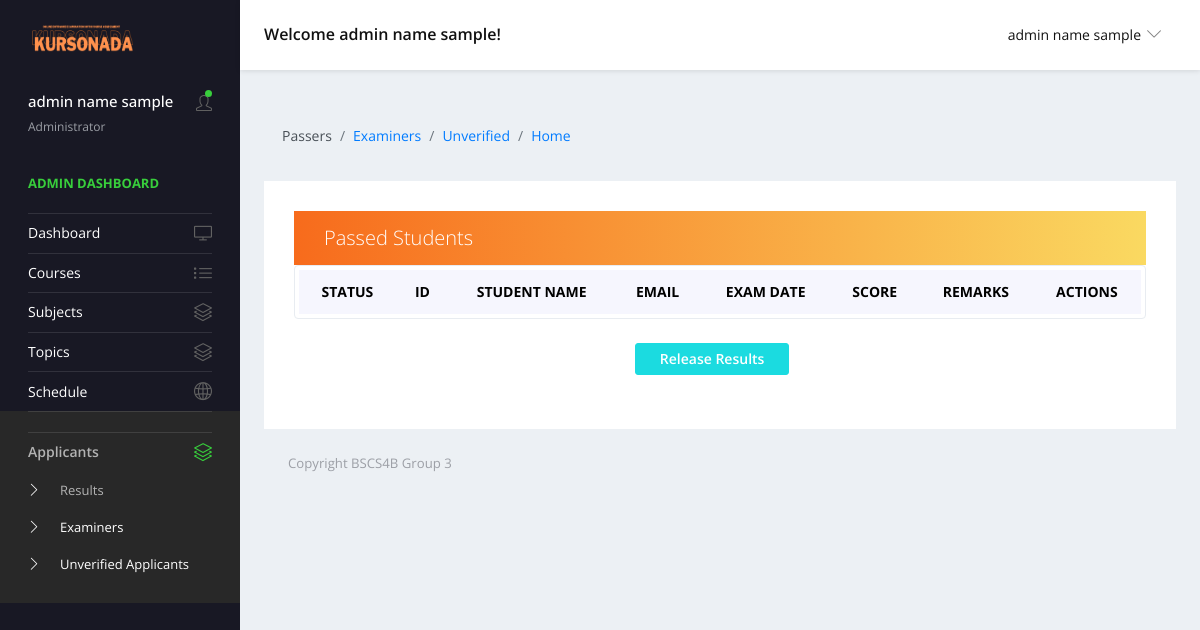
/views/results.php (signed in), run on an earlier commit of the app's database.
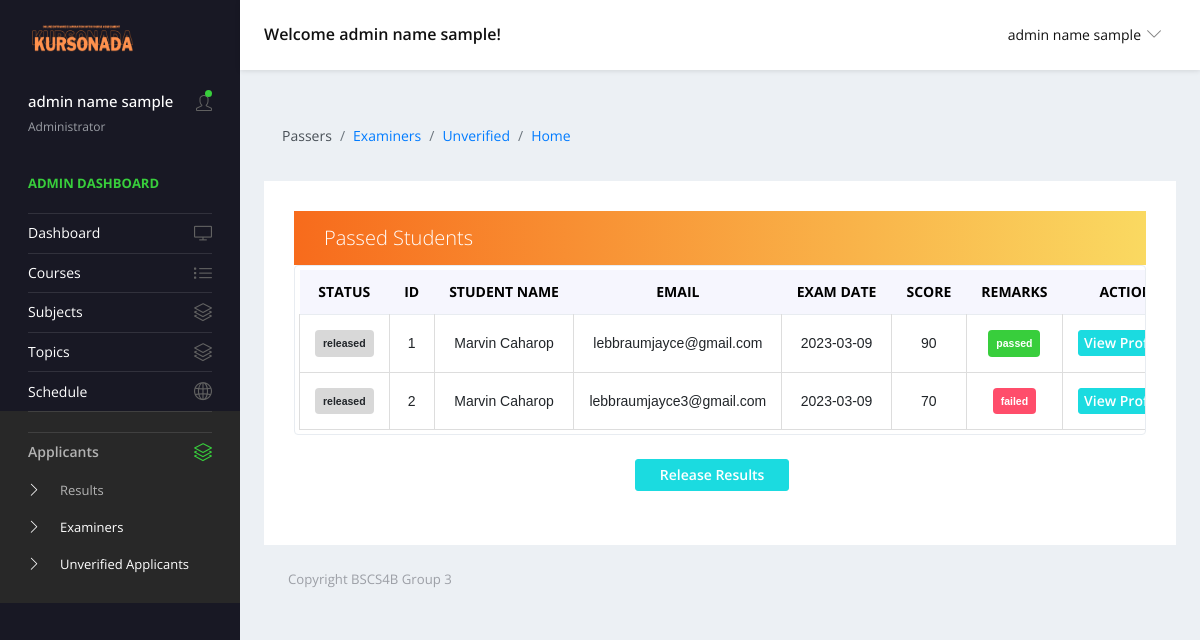
And on a later commit of the database.
### tables this page shows
CREATE TABLE `results` (
  `id` int(11) NOT NULL,
  `status` varchar(255) NOT NULL,
  `fullname` varchar(255) NOT NULL,
  `email` varchar(255) NOT NULL,
  `exam_date` varchar(255) NOT NULL,
  `score` int(11) NOT NULL,
  `remarks` varchar(255) NOT NULL,
  `f_course` varchar(255) NOT NULL,
  `s_course` varchar(255) NOT NULL,
  `t_course` varchar(255) NOT NULL
);

### forms/adminQueries.php (called while the page is built, shortened)
<?php
function getResults() {
    $url = 'localhost';
    $username = 'root';
    $password = '';
    $conn = new mysqli($url, $username, $password, 'project');
    $sql = mysqli_query($conn,
    "SELECT *
    FROM results
    ");
return mysqli_fetch_all($sql, MYSQLI_ASSOC);
}
?>

### views/results.php (the view, shortened to what this page needs)
<?php
include '../forms/adminQueries.php';
          ?>
<!DOCTYPE html>
<html lang="en">
  <head>
    <link rel="stylesheet" href="../vendors/simple-line-icons/css/simple-line-icons.css">
    <link rel="stylesheet" href="../vendors/flag-icon-css/css/flag-icon.min.css">
    <link rel="stylesheet" href="../vendors/css/vendor.bundle.base.css">
    <link rel="stylesheet" href="../vendors/daterangepicker/daterangepicker.css">
    <link rel="stylesheet" href="../vendors/chartist/chartist.min.css">
    <link rel="stylesheet" href="../assets/css/style-admin.css">
  </head>
  <body>
    <div class="container-scroller">
      <nav class="navbar default-layout-navbar col-lg-12 col-12 p-0 fixed-top d-flex flex-row">
        <div class="navbar-brand-wrapper d-flex align-items-center">
          <a class="navbar-brand brand-logo" href="../views/admin.php">
            <img src="../assets/img/Kursonada.png" alt="logo" class="logo-dark" />
          </a>
        </div>
        <div class="navbar-menu-wrapper d-flex align-items-center flex-grow-1">
          <h5 class="mb-0 font-weight-medium d-none d-lg-flex">Welcome <?php echo ($_SESSION['fullname']); ?>!</h5>
          <ul class="navbar-nav navbar-nav-right ml-auto">
            <li class="nav-item dropdown d-none d-xl-inline-flex user-dropdown">
              <a class="nav-link dropdown-toggle" id="UserDropdown" href="#" data-toggle="dropdown" aria-expanded="false">
               <span class="font-weight-normal"><?php echo ($_SESSION['fullname']); ?></span></a>
            </li>
          </ul>
        </div>
      </nav>
      <div class="container-fluid page-body-wrapper">
        <nav class="sidebar sidebar-offcanvas" id="sidebar">
          <ul class="nav">
            <li class="nav-item nav-profile">
              <a href="#" class="nav-link">
                <div class="text-wrapper">
                  <p class="profile-name"><?php echo ($_SESSION['fullname']); ?></p>
                  <p class="designation">Administrator</p>
                </div>
                <div class="icon-container">
                  <i class="icon-user"></i>
                  <div class="dot-indicator bg-success"></div>
                </div>
              </a>
            </li>
            <li class="nav-item nav-category">
              <span class="nav-link">Admin Dashboard</span>
            </li>
            <li class="nav-item">
              <a class="nav-link" href="../views/admin.php">
                <span class="menu-title">Dashboard</span>
                <i class="icon-screen-desktop menu-icon"></i>
              </a>
            </li>
            <li class="nav-item">
              <a class="nav-link" href="../views/admin-courses.php">
                <span class="menu-title">Courses</span>
                <i class="icon-list menu-icon"></i>
              </a>
            </li>
            <li class="nav-item">
              <a class="nav-link" data-toggle="collapse" href="#ui-subjects" aria-expanded="false" aria-controls="ui-subjects">
                <span class="menu-title">Subjects</span>
                <i class="icon-layers menu-icon"></i>
              </a>
            </li>
            <li class="nav-item">
              <a class="nav-link" data-toggle="collapse" href="#ui-topics" aria-expanded="false" aria-controls="ui-topics">
                <span class="menu-title">Topics</span>
                <i class="icon-layers menu-icon"></i>
              </a>
            </li>
            <li class="nav-item">
              <a class="nav-link" href="../views/admin-schedule.php">
                <span class="menu-title">Schedule</span>
                <i class="icon-globe menu-icon"></i>
              </a>
            </li>
            <li class="nav-item active">
              <a class="nav-link" href="../views/admin-results.php">
              <a class="nav-link" data-toggle="collapse" href="#ui-applicants" aria-expanded="false" aria-controls="ui-applicants">
                <span class="menu-title">Applicants</span>
                <i class="icon-layers menu-icon"></i>
              </a>
              <div class="collapse" id="ui-applicants">
                <ul class="nav flex-column sub-menu">
                <li class="nav-item" active> <a class="nav-link" href="../views/results.php">Results</a></li>
                  <li class="nav-item"> <a class="nav-link" href="../views/examiners.php">Examiners</a></li>
                  <li class="nav-item"> <a class="nav-link" href="../views/unverified.php">Unverified Applicants</a></li>
                </ul>
              </div>
            </li>
          </ul>
        </nav>
       <div class="main-panel">
        <div class="content-wrapper">
          <div class="page-header">
            <nav>
              <ol class="breadcrumb">
                <li class="breadcrumb-item active">Passers</li>
                <li class="breadcrumb-item"><a href="../views/examiners.php">Examiners</a></li>
                <li class="breadcrumb-item"><a href="../views/unverified.php">Unverified</a></li>
                <li class="breadcrumb-item"><a href="../views/admin.php">Home</a></li>
              </ol>
            </nav>
          </div>
          <div class="row quick-action-toolbar">
            <div class="col-md-12 grid-margin">
              <div class="card">
              <form id="myform" action="" method="POST">
                <div class="card-body">
                  <div class="card-header d-block d-md-flex">
                  <p class="lead mb-0 ">Passed Students</p>
                  </div>
                  <div class="table-responsive border rounded p-1">
                      <table class="table table-hover text-nowrap datatable">
                      <thead>
                      <tr>
                          <th class="font-weight-bold text-center" id="status" scope="col" >STATUS</th>
                          <th class="font-weight-bold text-center" scope="col">ID</th>
                          <th class="font-weight-bold text-center" scope="col">STUDENT NAME</th>
                          <th class="font-weight-bold text-center" scope="col">EMAIL</th>
                          <th class="font-weight-bold text-center" scope="col">EXAM DATE</th>
                          <th class="font-weight-bold text-center" scope="col">SCORE</th>
                          <th class="font-weight-bold text-center" scope="col">REMARKS</th>
                          <th class="font-weight-bold text-center" scope="col">ACTIONS</th>
                        </tr>
                      </thead>
                      <tbody>
                      <?php
                        $rows = getResults();
                        $i = 0;
                        while ($i < count($rows)) {
                           $row = $rows[$i];
                          $id = $row["id"];
                          echo "<tr>";
                          if ($row['status'] == 'active') {
                            echo "<td><div class='badge badge-success p-2'>" . $row['status'] . "</div></td>";
                        } elseif ($row['status'] == 'pending') {
                            echo "<td><div class='badge badge-danger p-2'>" . $row['status'] . "</div></td>";
                        } else {
                            echo "<td><div class='badge badge-secondary p-2'>" . $row['status'] . "</div></td>";
                        }
                          echo "<td>" . $row["id"] . "</td>";
                          echo "<td>" . $row["fullname"] . "</td>";
                          echo "<td>" . $row["email"] . "</td>";
                          echo "<td>" . $row["exam_date"] . "</td>";
                          echo "<td>" . $row["score"] . "</td>";
                          if ($row['remarks'] == 'passed') {
                            echo "<td><div class='badge badge-success p-2'>" . $row['remarks'] . "</div></td>";
                        } elseif ($row['remarks'] == 'failed') {
                            echo "<td><div class='badge badge-danger p-2'>" . $row['remarks'] . "</div></td>";
                        } else {
                            echo "<td><div class='badge badge-secondary p-2'>" . $row['remarks'] . "</div></td>";
                        }
                          echo "<td><div class='text-center'><button name='btnmodal' type='button' class='btn btn-primary view-btn' data-toggle='modal' data-target='#viewModal' data-id='" . $id . "'>View Profiling</div></button></td>";
                          echo "</tr>";
                               $i++;
                        }
                      ?>
                      </tbody>
                    </table>
                  </div>
                  <div>
                <button type="submit" name="approve" class="btn btn-primary my-4 py-2 px-4" id="add" data-bs-toggle="modal" data-bs-target="#transactionModal">Release Results</button>
              </div>
                </div>
               </form>
              </div>
            </div>
        </div>
        <footer class="footer">
          <div class="d-sm-flex justify-content-center justify-content-sm-between">
            <span class="text-muted d-block text-center text-sm-left d-sm-inline-block">Copyright BSCS4B Group 3</span>
          </div>
        </footer>
        </div>
    </div>
    </div>
    <link href="../assets/vendor/simple-datatables/style.css" rel="stylesheet">
  </body>
</html>

### views/results.php (style rules this page uses)
table { border-collapse: collapse; font-family: Arial, sans-serif; width: 100%; }
th, td { border: 1px solid #ddd; text-align: center; }
th { color: black; font-weight: bold; }
p { font-weight: bold; }
.view-btn { padding:5px; }

What changed in the data, as far as the page shows it:
added results: status "released", id "1", fullname "Marvin Caharop", email "lebbraumjayce@gmail.com", exam_date "2023-03-09", score "90", remarks "passed"
added results: status "released", id "2", fullname "Marvin Caharop", email "lebbraumjayce3@gmail.com", exam_date "2023-03-09", score "70", remarks "failed"
